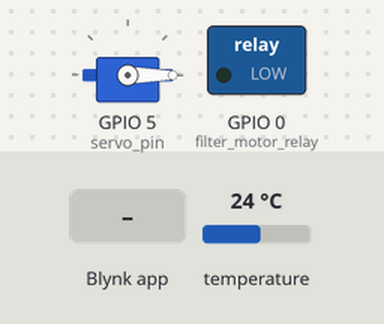
A sketch run on a simulated ESP8266 (NodeMCU). Shown: servo, switched loads named in the sketch (green lamp = pin HIGH). Inputs (shaded band) come from the test bench; at power-on: temperature 24 °C. WiFi joins after 1.5 s; servers stay silent unless stated; random numbers use the default seed unless the sketch sets one; not simulated (calls return 0 or success): credentials.h; what the sketch prints to the serial monitor is not drawn.

Above: at 3.0 s.
3.1 s: Blynk app writes 1 to V1
At 4.1 s:
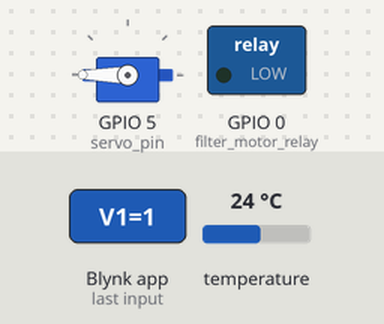
5.8 s: Blynk app writes 0 to V3
At 6.6 s:
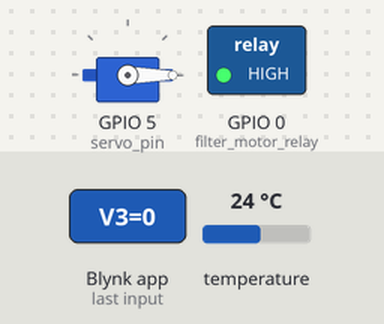
7.6 s: Blynk app writes 200 to V1
At 8.4 s:
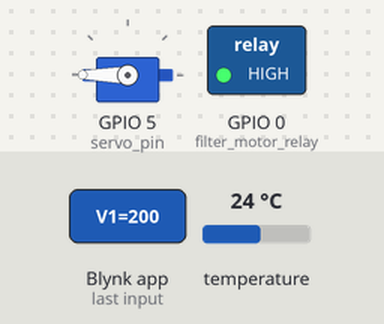
10.1 s: Blynk app writes 1 to V3
At 10.9 s:
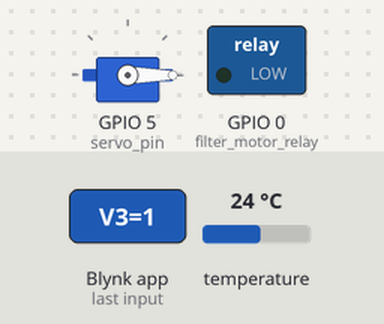
Timing chart, 0 to 12.8 s (numbered marks = the images above; inputs shaded):
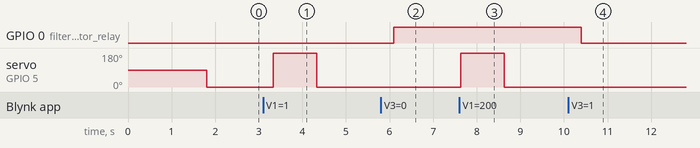

Measured:
- after the input at 3.1 s, servo on GPIO 5 (servo_pin): 0° → 180° after 0.23 s, → 0° 1.0 s later
- after the input at 5.8 s, GPIO 0 (filter_motor_relay): LOW → HIGH after 0.30 s
- after the input at 7.6 s, servo on GPIO 5 (servo_pin): 0° → 180° at once, → 0° 1.0 s later
- after the input at 10.1 s, GPIO 0 (filter_motor_relay): HIGH → LOW after 0.29 s

The sketch:

feedo_blynk.ino
```cpp
#include "credentials.h"
#include <OneWire.h>
#include <DallasTemperature.h>
#include <Servo.h>
#include<math.h>

#define BLYNK_PRINT Serial
#define temp_read 4
#define crescent_quantity 5
#define servo_pin 5
#define filter_motor_relay 0

#include <ESP8266WiFi.h>
#include <BlynkSimpleEsp8266.h>

OneWire oneWire(temp_read);
DallasTemperature sensors(&oneWire);
Servo myservo;

int quantity = 5;

void setup() {
  Serial.begin(115200);
  myservo.attach(servo_pin);
  Blynk.begin(BLYNK_AUTH_TOKEN, WIFI_SSID, WIFI_PASSWORD);
  myservo.write(0);
  pinMode(filter_motor_relay,OUTPUT);
}

void loop() {
  Blynk.run();
  sensors.requestTemperatures();
  float temperatureC = sensors.getTempCByIndex(0);
  Blynk.virtualWrite  (V4, temperatureC);
  Serial.print(temperatureC);
  Serial.println("ºC");
  Blynk.virtualWrite(V2, random(150,175)/25);

}

BLYNK_WRITE(V0) {
  quantity = param.asInt();
  Serial.print("Quantity :");
  Serial.println(quantity);
}

BLYNK_WRITE(V1) {  // Get virtual pin values from Blynk app and use them to control eqipments
  int feed = param.asInt();
  if (feed) {
    int turns = ceil(quantity / crescent_quantity);
    Serial.print(turns);
    for (int i = 0; i < turns; i++) {
      myservo.write(180);
      delay(1000);
       myservo.write(0);
      delay(1000);
      Serial.print("-");
    }
  }
}

BLYNK_WRITE(V3) {
  int filter_enable = param.asInt();
  digitalWrite(filter_motor_relay, !filter_enable);
  Serial.println(filter_enable);
}
```
